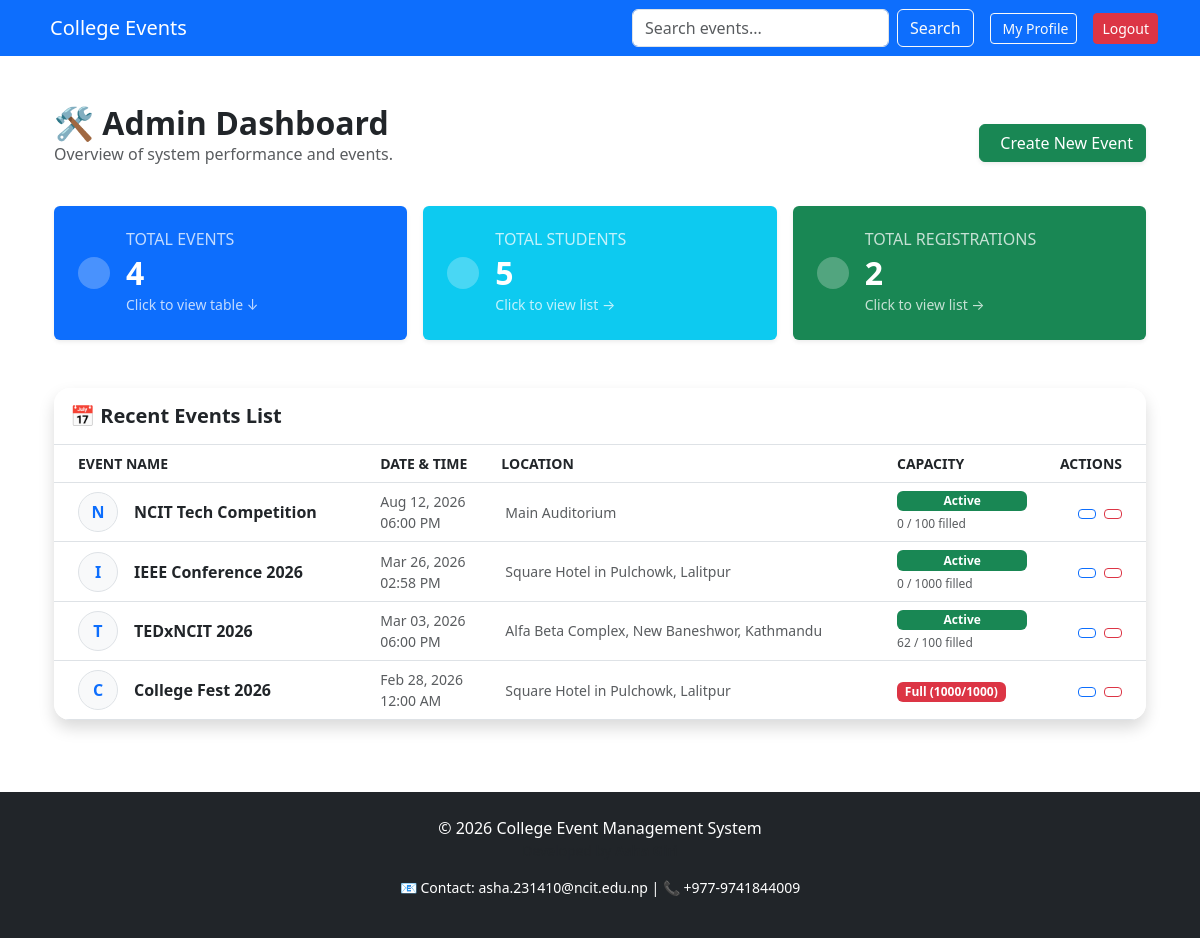
/dashboard/ (signed in), run on an earlier commit of the app's database.
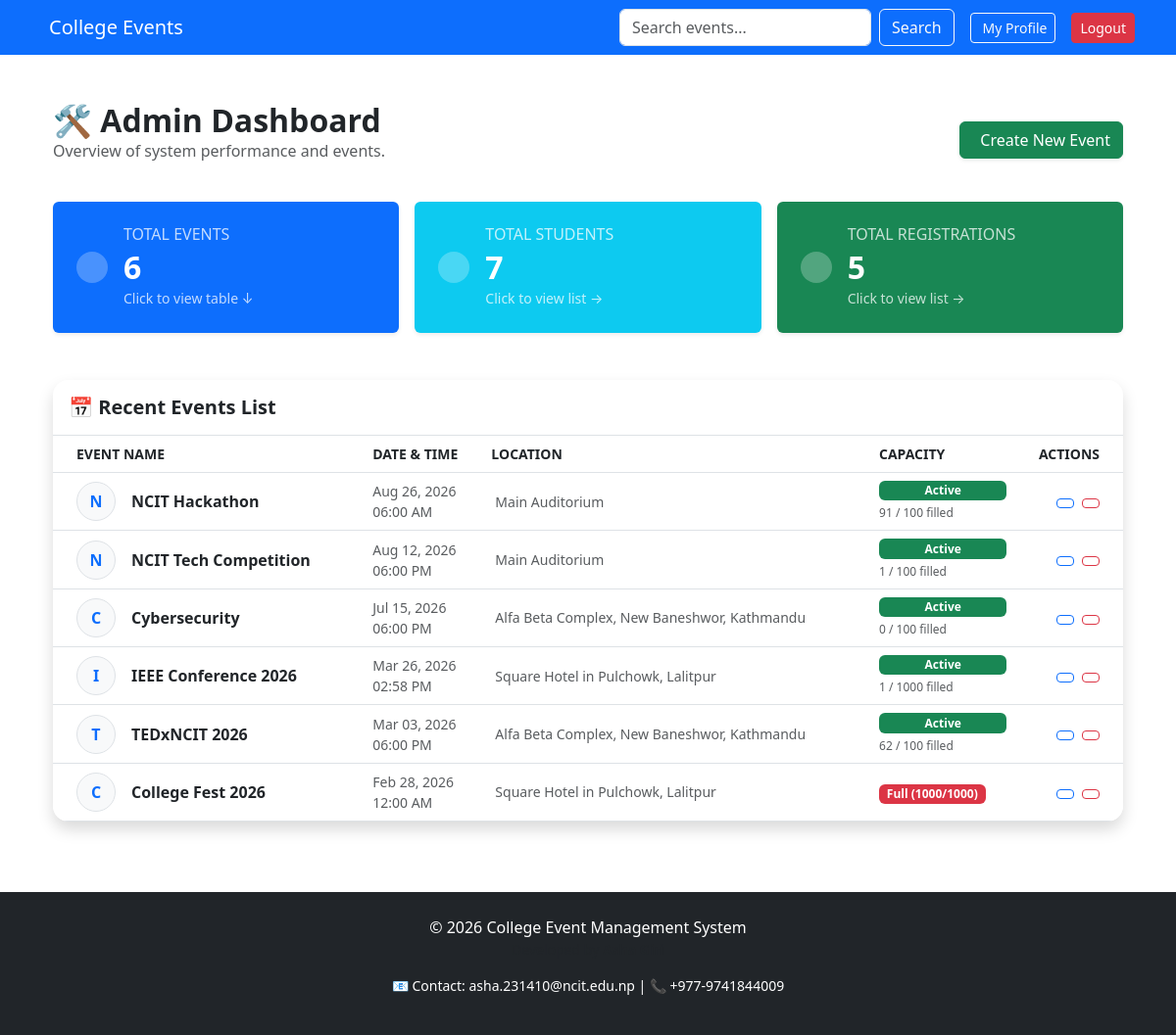
And on a later commit of the database.
### events/models.py (models this page shows, shortened)
class Event(models.Model):
    CATEGORY_CHOICES = [
        ('AI', 'AI & Machine Learning'),
        ('TECH', 'Technical'),
        ('CULT', 'Cultural'),
        ('SPRT', 'Sports'),
        ('EDUC', 'Education'), # New category added here!
    ]
    name = models.CharField(max_length=200)
    category = models.CharField(max_length=50, choices=CATEGORY_CHOICES, default='TECH')
    description = models.TextField()
    date = models.DateTimeField()
    location = models.CharField(max_length=200)
    image = models.ImageField(upload_to='event_images/', blank=True, null=True)
    seats = models.IntegerField(default=100)
    participants = models.IntegerField(default=0)
    college = models.ForeignKey(College, on_delete=models.CASCADE, related_name='events')
    is_global = models.BooleanField(default=False)

### events/views.py (the view)
# urls.py: path('dashboard/', views.admin_dashboard, name='admin_dashboard'),
@login_required
def admin_dashboard(request):
    events = Event.objects.all().order_by('-date')
    total_events = events.count()  # FIXED: Extracted total events count variable
    student_count = User.objects.filter(is_student=True).count()
    total_registrations = Registration.objects.count()
    return render(request, 'events/admin_dashboard.html', {
        'events': events,
        'total_events': total_events,  # FIXED: Matches template key context
        'student_count': student_count,
        'total_registrations': total_registrations
    })

### events/templates/events/admin_dashboard.html (shortened to what the changed rows need)
{% extends 'base.html' %}
{% block content %}
<div class="container py-4">
    <div class="d-flex justify-content-between align-items-center mb-4">
        <div>
            <h2 class="fw-bold mb-0">🛠 Admin Dashboard</h2>
        </div>
    </div>
    <div class="row mb-5 g-3">
        <div class="col-md-6 col-lg-4">
            <a href="#events-list-section" class="text-decoration-none h-100">
                <div class="card border-0 shadow-sm bg-primary text-white h-100 transition-card">
                    <div class="card-body d-flex align-items-center p-4">
                        <div>
                            <h6 class="text-uppercase mb-1 opacity-75">Total Events</h6>
                            <h2 class="fw-bold mb-0">{{ total_events }}</h2>
                            <small class="opacity-75">Click to view table ↓</small>
                        </div>
                    </div>
                </div>
            </a>
        </div>
        <div class="col-md-6 col-lg-4">
            <a href="{% url 'registered_students' %}" class="text-decoration-none h-100">
                <div class="card border-0 shadow-sm bg-info text-white h-100 transition-card">
                    <div class="card-body d-flex align-items-center p-4">
                        <div>
                            <h6 class="text-uppercase mb-1 opacity-75">Total Students</h6>
                            <h2 class="fw-bold mb-0">{{ student_count }}</h2>
                            <small class="opacity-75">Click to view list →</small>
                        </div>
                    </div>
                </div>
            </a>
        </div>
        <div class="col-md-6 col-lg-4">
            <a href="{% url 'registered_students' %}" class="text-decoration-none h-100">
                <div class="card border-0 shadow-sm bg-success text-white h-100 transition-card">
                    <div class="card-body d-flex align-items-center p-4">
                        <div>
                            <h6 class="text-uppercase mb-1 opacity-75">Total Registrations</h6>
                            <h2 class="fw-bold mb-0">{{ total_registrations }}</h2>
                            <small class="opacity-75">Click to view list →</small>
                        </div>
                    </div>
                </div>
            </a>
        </div>
    </div>
    <div id="events-list-section" class="card border-0 shadow rounded-4 overflow-hidden">
        <div class="table-responsive">
            <table class="table table-hover align-middle mb-0">
                <thead class="bg-light text-secondary small text-uppercase">
                    <tr>
                        <th class="ps-4">Event Name</th>
                        <th>Date & Time</th>
                        <th>Location</th>
                        <th>Capacity</th>
                        <th class="text-end pe-4">Actions</th>
                    </tr>
                </thead>
                <tbody>
                    {% for event in events %}
                    <tr>
                        <td class="ps-4">
                            <div class="d-flex align-items-center">
                                <div class="bg-light text-primary rounded-circle d-flex align-items-center justify-content-center me-3 fw-bold border" style="width: 40px; height: 40px;">
                                    {{ event.name|slice:":1" }}
                                </div>
                                <span class="fw-bold text-dark">{{ event.name }}</span>
                            </div>
                        </td>
                        <td class="text-muted small">
                            {{ event.date|date:"M d, Y" }} <br> {{ event.date|time:"h:i A" }}
                        </td>
                        <td class="text-muted small">
                             {{ event.location }}
                        </td>
                        <td>
                            {% if event.participants >= event.seats %}
                                <span class="badge bg-danger">Full ({{ event.participants }}/{{ event.seats }})</span>
                            {% else %}
                                <div class="d-flex flex-column">
                                    <span class="badge bg-success mb-1">Active</span>
                                    <small class="text-muted" style="font-size: 0.75rem;">{{ event.participants }} / {{ event.seats }} filled</small>
                                </div>
                            {% endif %}
                        </td>
                        <td class="text-end pe-4">
                            <a href="{% url 'admin:events_event_change' event.id %}" class="btn btn-sm btn-outline-primary me-1" title="Edit">
                            </a>
                            <a href="{% url 'admin:events_event_delete' event.id %}" class="btn btn-sm btn-outline-danger" title="Delete">
                            </a>
                        </td>
                    </tr>
                    {% endfor %}
                </tbody>
            </table>
        </div>
    </div>
</div>
{% endblock %}

What changed in the data, as far as the page shows it:
added Event: name "N", name "NCIT Hackathon", date "Aug 26, 2026", date "06:00 AM", location "Main Auditorium", participants "91", seats "100"
changed Event "NCIT Tech Competition": participants "0" → "1"
added Event: name "C", name "Cybersecurity", date "Jul 15, 2026", date "06:00 PM", location "Alfa Beta Complex, New Baneshwor, Kathmandu", participants "0", seats "100"
changed Event "IEEE Conference 2026": participants "0" → "1"
Also different on the page:
{{ total_events }}: "4" → "6"
{{ student_count }}: "5" → "7"
{{ total_registrations }}: "2" → "5"
